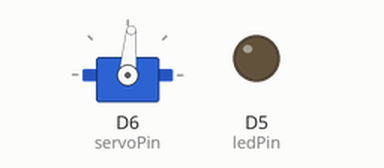
Simulated run of this program. Board: Seeed XIAO (SAMD21). On the bench: servo, output pins drawn as LEDs (lit = HIGH). Random numbers use the default seed unless the program sets one; what the program prints to the serial monitor is not drawn.

Above: at 1.75 s.
At 6.9 s:
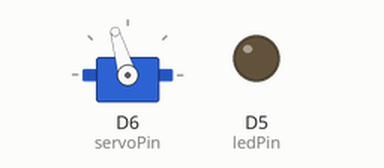
At 14.4 s:
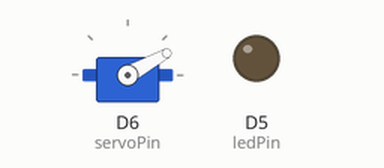
At 20.9 s:
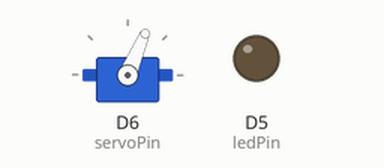
Timing chart, 0 to 22.4 s (numbered marks = the images above):
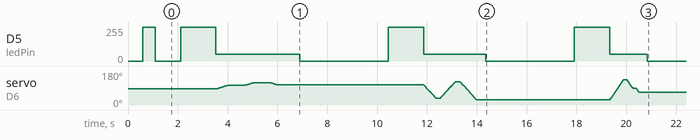

The program:

main.cpp
```cpp
#include "Arduino.h"
#include "SoftwareSerial.h"
#include "myDFRobotDFPlayerMini.h"
#include "myServo.h"
#include "myIO.h"
#include "myLED.h"

#define intervalMillis (60 * 1000)

unsigned long nextTiming;

void monoEyeAction();

void setup()
{
  Serial.begin(115200);
  delay(500);
  setupServo();
#ifdef playerEnabled
  setupDFPlayer();
#endif
  setupLED();

  nextTiming = millis();
}

void loop()
{
  if (millis() >= nextTiming)
  {
    nextTiming = nextTiming + intervalMillis;
    monoEyeAction();
    delay(3000);
    monoEyeAction();
    delay(3000);
    monoEyeAction();
  }
}

void monoEyeAction(){
#ifdef playerEnabled
  myDFPlayer.play(1); // Play the first mp3
#endif
  turnONmonoEye();
  monoEyeMove();
  turnOFFmonoEye();
}
```

myDFRobotDFPlayerMini.h
```cpp
#pragma once

#include <Arduino.h>
#include "DFRobotDFPlayerMini.h"
#include "SoftwareSerial.h"
#include "myIO.h"

extern DFRobotDFPlayerMini myDFPlayer;

extern void setupDFPlayer();
extern void printDetail(uint8_t type, int value);
```

myIO.h
```cpp
#pragma once

//#define playerEnabled (1)

#define dfPlayerRX (8)
#define dfPlayerTX (9)

#define ledPin (5)

#define servoPin (6)
```

myLED.h
```cpp
#pragma once

#include "Arduino.h"
#include "myIO.h"

#define normalMonoEyeBrightness (50)

extern void setupLED();
extern void turnONmonoEye();
extern void turnOFFmonoEye();
```

myServo.h
```cpp
#pragma once

#include <Arduino.h>
#include <Servo.h>

#define centerPosition ((544 + 2400) / 2 - 50)
#define maxRightPosition (centerPosition - 700)
#define maxLeftPosition (centerPosition + 700)


// writeMicroseconds()     default min is 544, max is 2400

extern Servo myServo;
// extern int pos;
// extern int newAngle;

extern void setupServo();
extern void monoEyeMove();

void move();
void moveLeft();
void moveRight();
```

myDFRobotDFPlayerMini.cpp
```cpp
#include "myDFRobotDFPlayerMini.h"

DFRobotDFPlayerMini myDFPlayer;
SoftwareSerial mySoftwareSerial(dfPlayerRX, dfPlayerTX); // RX, TX

extern void setupDFPlayer()
{
    Serial.println(F("Initializing DFPlayer"));
    mySoftwareSerial.begin(9600);
    Serial.println(F("Initializing DFPlayer ... (May take 3~5 seconds)"));
    if (!myDFPlayer.begin(mySoftwareSerial))
    { // Use softwareSerial to communicate with mp3.
        Serial.println(F("Unable to begin:"));
        Serial.println(F("1.Please recheck the connection!"));
        Serial.println(F("2.Please insert the SD card!"));
        while (true)
            ;
    }
    Serial.println(F("DFPlayer Mini online."));
    myDFPlayer.volume(25); // Set volume value. From 0 to 30
}

void printDetail(uint8_t type, int value)
{
    switch (type)
    {
    case TimeOut:
        Serial.println(F("Time Out!"));
        break;
    case WrongStack:
        Serial.println(F("Stack Wrong!"));
        break;
    case DFPlayerCardInserted:
        Serial.println(F("Card Inserted!"));
        break;
    case DFPlayerCardRemoved:
        Serial.println(F("Card Removed!"));
        break;
    case DFPlayerCardOnline:
        Serial.println(F("Card Online!"));
        break;
    case DFPlayerPlayFinished:
        Serial.print(F("Number:"));
        Serial.print(value);
        Serial.println(F(" Play Finished!"));
        break;
    case DFPlayerError:
        Serial.print(F("DFPlayerError:"));
        switch (value)
        {
        case Busy:
            Serial.println(F("Card not found"));
            break;
        case Sleeping:
            Serial.println(F("Sleeping"));
            break;
        case SerialWrongStack:
            Serial.println(F("Get Wrong Stack"));
            break;
        case CheckSumNotMatch:
            Serial.println(F("Check Sum Not Match"));
            break;
        case FileIndexOut:
            Serial.println(F("File Index Out of Bound"));
            break;
        case FileMismatch:
            Serial.println(F("Cannot Find File"));
            break;
        case Advertise:
            Serial.println(F("In Advertise"));
            break;
        default:
            break;
        }
        break;
    default:
        break;
    }
}
```

myLED.cpp
```cpp
#include "myLED.h"


int nextMonoEyePower = 0;
int currentMonoEyeBrightness = 0; // 255＝最大輝度、0＝最小輝度

void setupLED(){
    pinMode(ledPin, OUTPUT);
    digitalWrite(ledPin, HIGH);
    delay(500);
    digitalWrite(ledPin, LOW);
    delay(500);
}

void turnONmonoEye(){
    //一度最大輝度まで光らせてから、少し輝度を落とす。
    nextMonoEyePower = 255;
    for (currentMonoEyeBrightness = 0; currentMonoEyeBrightness <= nextMonoEyePower; currentMonoEyeBrightness += 1)
    {
        analogWrite(ledPin, currentMonoEyeBrightness);
        delay(2);
    }
    delay(1000);
    nextMonoEyePower = normalMonoEyeBrightness;
    for (currentMonoEyeBrightness = 255; currentMonoEyeBrightness >= nextMonoEyePower; currentMonoEyeBrightness -= 1)
    {
        analogWrite(ledPin, currentMonoEyeBrightness);
        delay(2);
    }
}

void turnOFFmonoEye(){
    // LEDを最小輝度まで落とす
    nextMonoEyePower = 0;
    for (currentMonoEyeBrightness = normalMonoEyeBrightness; currentMonoEyeBrightness >= nextMonoEyePower; currentMonoEyeBrightness -= 1)
    {
        analogWrite(ledPin, currentMonoEyeBrightness);
        delay(4);
    }
    delay(50);
 }
```

myServo.cpp
```cpp
#include "myservo.h"
#include "myIO.h"
#include <stdlib.h>


Servo myServo;

int currentPosition = centerPosition;
int newPosition = centerPosition;
int delaySpeed = 1;
int stepSpeed = 2;
int intervalMillis = 1000;


void setupServo()
{
    myServo.attach(servoPin);
    myServo.writeMicroseconds(centerPosition);
    delay(100);
    Serial.println("Done setupServo");
    srand((unsigned int)millis());
}

void monoEyeMove(){
    //モノアイを3回動かす。スピード、向きはランダム
    delaySpeed = 1 + rand() % (5);
    stepSpeed = 2 + rand() % (2);
    intervalMillis = 100 + rand() % (900);

    newPosition = maxRightPosition + rand() % (maxLeftPosition - maxRightPosition + 1);
    move();
    delay(intervalMillis);

    newPosition = maxRightPosition + rand() % (maxLeftPosition - maxRightPosition + 1);
    move();
    delay(intervalMillis);

    newPosition = maxRightPosition + rand() % (maxLeftPosition - maxRightPosition + 1);
    move();
    delay(intervalMillis);

    // for (currentPosition = centerPosition; currentPosition <= maxLeftPosition; currentPosition += 2)
    // {
    //     myServo.writeMicroseconds(currentPosition);
    //     delay(1);
    // }
    // for (currentPosition = maxLeftPosition; currentPosition >= maxRightPosition; currentPosition -= 2)
    // {
    //     myServo.writeMicroseconds(currentPosition);
    //     delay(1);
    // }

    // for (currentPosition = maxRightPosition; currentPosition <= centerPosition; currentPosition += 2)
    // { // goes from 0 degrees to 180 degrees
    //     // in steps of 1 degree
    //     myServo.writeMicroseconds(currentPosition); // tell servo to go to position in variable 'pos'
    //     delay(1);                       // waits 15ms for the servo to reach the position
    // }
}

void move(){
    if (currentPosition <= newPosition){
        moveLeft();
    }else{
        moveRight();
    }
}

void moveLeft()
{
    int pos = 0;
    for (pos = currentPosition; pos <= newPosition; pos += stepSpeed)
    {
        myServo.writeMicroseconds(pos);
        delay(delaySpeed);
    }
    currentPosition = newPosition;
}

void moveRight(){
    int pos = 0;
    for (pos = currentPosition; pos >= newPosition; pos -= stepSpeed)
    {
        myServo.writeMicroseconds(pos);
        delay(delaySpeed);
    }
    currentPosition = newPosition;
}
```

Measured:
- by itself, D5 (ledPin): 255/255 → 0/255 at 1.1 s, → 255/255 1.0 s later, → 50/255 1.4 s later, → 0/255 3.4 s later, … (10 changes in this stretch)
